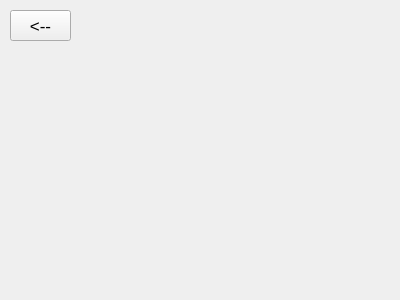
<?xml version="1.0" encoding="UTF-8"?>
<ui version="4.0">
 <class>Form</class>
 <widget class="QWidget" name="Form">
  <property name="geometry">
   <rect>
    <x>0</x>
    <y>0</y>
    <width>400</width>
    <height>300</height>
   </rect>
  </property>
  <property name="windowTitle">
   <string>Form</string>
  </property>
  <widget class="QPushButton" name="return_btn">
   <property name="geometry">
    <rect>
     <x>10</x>
     <y>10</y>
     <width>61</width>
     <height>31</height>
    </rect>
   </property>
   <property name="font">
    <font>
     <pointsize>13</pointsize>
    </font>
   </property>
   <property name="text">
    <string>&lt;--</string>
   </property>
  </widget>
 </widget>
 <resources/>
 <connections/>
</ui>
